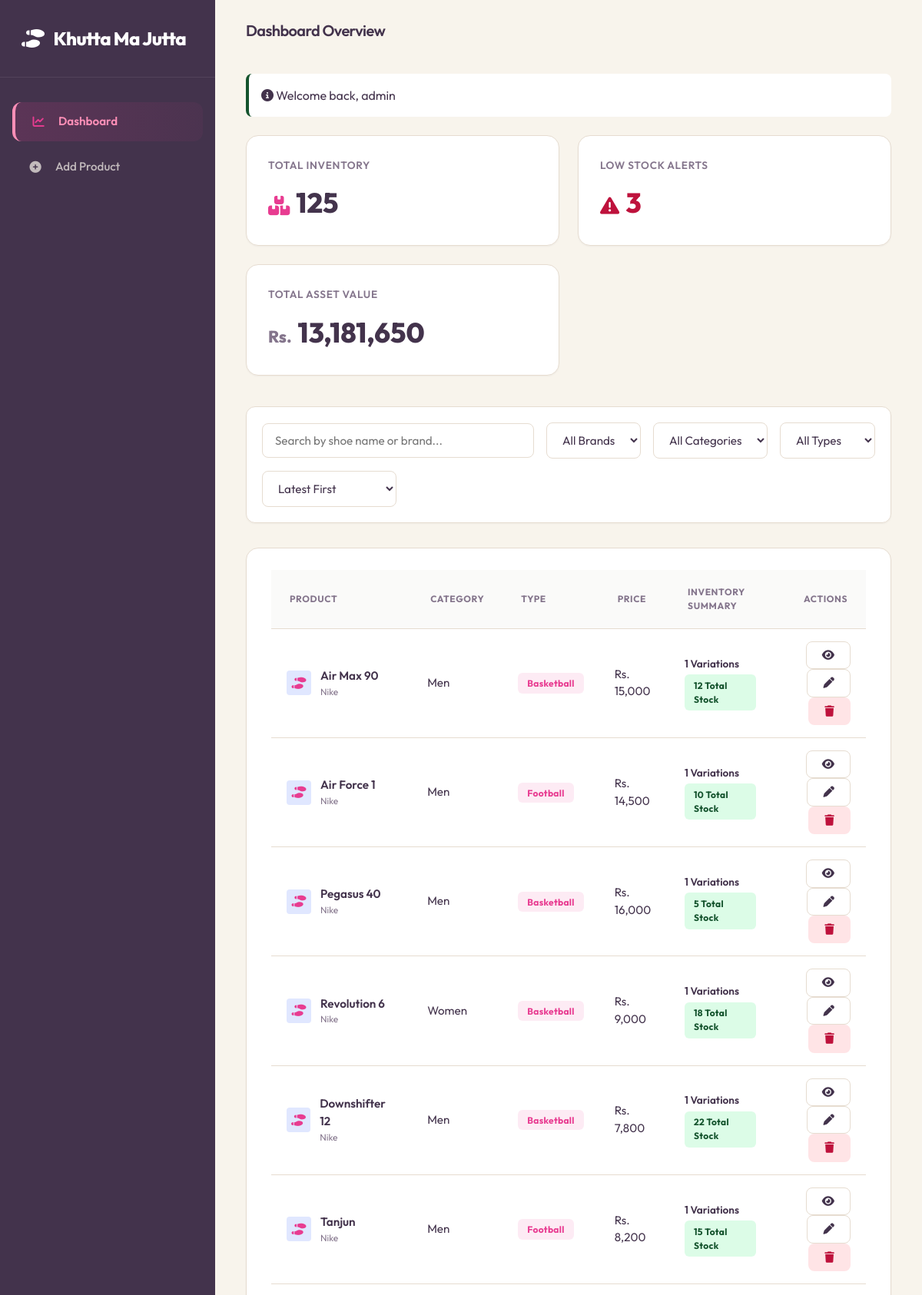
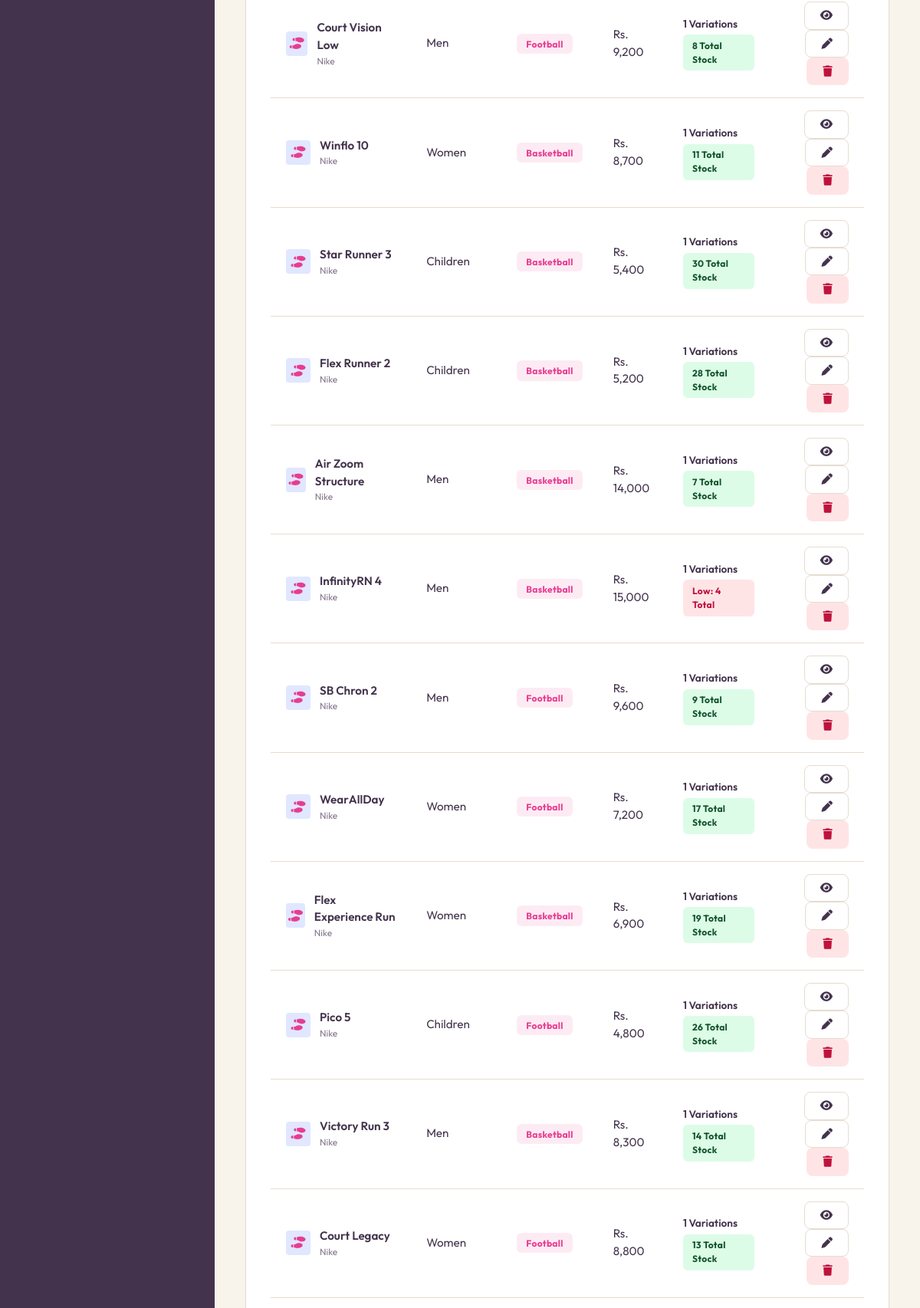
/index.php (signed in, upper part), run on the app's committed database (2 pictures, top to bottom).
### tables this page shows
CREATE TABLE IF NOT EXISTS shoes (
    id INT AUTO_INCREMENT PRIMARY KEY,
    name VARCHAR(255) NOT NULL,
    brand_id INT,
    type_id INT,
    category_id INT,
    price DECIMAL(10, 2) NOT NULL,
    description TEXT,
    created_at TIMESTAMP DEFAULT CURRENT_TIMESTAMP,
    FOREIGN KEY (brand_id) REFERENCES brands(id) ON DELETE SET NULL,
    FOREIGN KEY (type_id) REFERENCES shoe_types(id) ON DELETE SET NULL,
    FOREIGN KEY (category_id) REFERENCES categories(id) ON DELETE SET NULL
);

CREATE TABLE IF NOT EXISTS brands (
    id INT AUTO_INCREMENT PRIMARY KEY,
    name VARCHAR(100) NOT NULL UNIQUE
);

CREATE TABLE IF NOT EXISTS categories (
    id INT AUTO_INCREMENT PRIMARY KEY,
    name VARCHAR(50) NOT NULL UNIQUE
);

CREATE TABLE IF NOT EXISTS shoe_types (
    id INT AUTO_INCREMENT PRIMARY KEY,
    name VARCHAR(100) NOT NULL UNIQUE
);

### public/index.php (called while the page is built, shortened)
<?php
require_once __DIR__ . '/../config/db.php';
require_once __DIR__ . '/../includes/functions.php';
$total_shoes = $pdo->query("SELECT COUNT(*) FROM shoes")->fetchColumn();
$low_stock = $pdo->query("SELECT COUNT(*) FROM shoe_variants WHERE stock_quantity < 5")->fetchColumn();
$total_value = $pdo->query("
    SELECT SUM(s.price * v.stock_quantity)
    FROM shoes s
    JOIN shoe_variants v ON s.id = v.shoe_id
")->fetchColumn();
$brands = $pdo->query("SELECT * FROM brands ORDER BY name")->fetchAll();
$types = $pdo->query("SELECT * FROM shoe_types ORDER BY name")->fetchAll();
$categories = $pdo->query("SELECT * FROM categories ORDER BY name")->fetchAll();
$query = "SELECT s.*,
                 b.name AS brand_name,
                 t.name AS type_name,
                 c.name AS category_name,
                 SUM(v.stock_quantity) as total_stock,
                 GROUP_CONCAT(DISTINCT v.size ORDER BY v.size ASC SEPARATOR ', ') as sizes,
                 GROUP_CONCAT(DISTINCT CONCAT(col.name, '|', col.hex_code) SEPARATOR ';;') as color_data
          FROM shoes s
          LEFT JOIN brands b ON s.brand_id = b.id
          LEFT JOIN shoe_types t ON s.type_id = t.id
          LEFT JOIN categories c ON s.category_id = c.id
          LEFT JOIN shoe_variants v ON s.id = v.shoe_id
          LEFT JOIN colors col ON v.color_id = col.id
          WHERE 1=1";
$params = [];
$order_by = "s.created_at DESC";
$query .= " GROUP BY s.id, b.name, t.name, c.name ORDER BY $order_by";
try {
    $stmt = $pdo->prepare($query);
    $stmt->execute($params);
    $shoes = $stmt->fetchAll();
} catch (PDOException $e) {
    die("Inventory Query Failed: " . $e->getMessage());
}
render_view('inventory/list', [
    'title' => 'Dashboard Overview',
    'page' => 'dashboard',
    'stats' => [
        'total' => $total_shoes,
        'low_stock' => $low_stock,
        'value' => $total_value
    ],
    'shoes' => $shoes,
    'brands' => $brands,
    'types' => $types,
    'categories' => $categories,
    'filters' => $_GET
]);
?>

### templates/inventory/list.php (the view, shortened to what this page needs)
<div class="stats-grid">
    <div class="stat-card">
        <div class="stat-label">Total Inventory</div>
        <div class="stat-value">
            <i class="fa-solid fa-boxes-stacked" style="color: var(--primary); font-size: 0.7em;"></i>
            <?= number_format($stats['total']); ?>
        </div>
    </div>
    <div class="stat-card">
        <div class="stat-label">Low Stock Alerts</div>
        <div class="stat-value" style="color: <?= $stats['low_stock'] > 0 ? 'var(--danger-text)' : 'inherit'; ?>">
            <i class="fa-solid fa-triangle-exclamation" style="font-size: 0.7em;"></i>
            <?= number_format($stats['low_stock']); ?>
        </div>
    </div>
    <div class="stat-card">
        <div class="stat-label">Total Asset Value</div>
        <div class="stat-value">
            <span style="font-size: 0.6em; color: var(--text-muted);">Rs.</span>
            <?= number_format($stats['value']); ?>
        </div>
    </div>
</div>
<div class="filter-bar">
    <div style="flex: 2; min-width: 250px;">
        <input type="text" id="q" name="q" placeholder="Search by shoe name or brand..."
               value="<?= h($filters['q'] ?? ''); ?>" style="width: 100%;">
    </div>
    <div class="filter-group">
        <select id="filter_brand" name="brand_id">
            <option value="">All Brands</option>
        </select>
    </div>
    <div class="filter-group">
        <select id="filter_cat" name="category_id">
            <option value="">All Categories</option>
        </select>
    </div>
    <div class="filter-group">
        <select id="filter_type" name="type_id">
            <option value="">All Types</option>
        </select>
    </div>
    <div class="filter-group">
        <select id="filter_sort" name="sort">
            <option value="latest" <?= ($filters['sort'] ?? '') == 'latest' ? 'selected' : ''; ?>>Latest First</option>
        </select>
    </div>
</div>
<div class="table-container">
    <table>
        <thead>
            <tr>
                <th>Product</th>
                <th>Category</th>
                <th>Type</th>
                <th>Price</th>
                <th>Inventory Summary</th>
                <th style="text-align: right;">Actions</th>
            </tr>
        </thead>
        <tbody id="inventory-body">
            <?php if (count($shoes) > 0): ?>
                <?php foreach ($shoes as $shoe): ?>
                    <?php
                        $stockQty = (int)($shoe['total_stock'] ?? 0);
                        $variantCount = 0;
                        if (!empty($shoe['color_data'])) {
                             $variantCount = count(explode(';;', $shoe['color_data']));
                        }
                    ?>
                    <tr>
                        <td>
                            <div style="display: flex; align-items: center; gap: 0.75rem;">
                                <div style="width: 32px; height: 32px; background: #e0e7ff; border-radius: 4px; display: flex; align-items: center; justify-content: center; color: var(--primary);">
                                    <i class="fa-solid fa-shoe-prints"></i>
                                </div>
                                <div>
                                    <div style="font-weight: 600;"><?= h($shoe['name']); ?></div>
                                    <div style="font-size: 0.75rem; color: var(--text-muted);"><?= h($shoe['brand_name']); ?></div>
                                </div>
                            </div>
                        </td>
                        <td><?= h($shoe['category_name']); ?></td>
                        <td><span class="badge badge-primary"><?= h($shoe['type_name']); ?></span></td>
                        <td>Rs. <?= number_format($shoe['price']); ?></td>
                        <td>
                            <div style="display: flex; flex-direction: column; gap: 4px;">
                                <span style="font-size: 0.85rem; font-weight: 600;"><?= $variantCount; ?> Variations</span>
                                <?php if ($stockQty < 5): ?>
                                    <span class="badge badge-danger">Low: <?= $stockQty; ?> Total</span>
                                <?php else: ?>
                                    <span class="badge badge-success"><?= $stockQty; ?> Total Stock</span>
                                <?php endif; ?>
                            </div>
                        </td>
                        <td style="text-align: right;">
                            <button type="button" class="btn btn-secondary view-variants-btn"
                                    data-id="<?= $shoe['id']; ?>"
                                    data-name="<?= h($shoe['name']); ?>"
                                    title="View Details">
                                <i class="fa-solid fa-eye"></i>
                            </button>
                            <a href="edit.php?id=<?= $shoe['id']; ?>" class="btn btn-secondary" title="Edit">
                                <i class="fa-solid fa-pen"></i>
                            </a>
                            <?php if ($_SESSION['role'] === 'admin' || $_SESSION['role'] === 'superadmin'): ?>
                                <form action="delete.php" method="POST" onsubmit="return confirm('Are you sure?');" style="display:inline;">
                                    <button type="submit" class="btn btn-danger" title="Delete">
                                        <i class="fa-solid fa-trash"></i>
                                    </button>
                                </form>
                            <?php endif; ?>
                        </td>
                    </tr>
                <?php endforeach; ?>
            <?php endif; ?>
        </tbody>
    </table>
</div>

### includes/functions.php (shortened to what this page needs)
<?php
function h($string) {
    return htmlspecialchars($string ?? '', ENT_QUOTES, 'UTF-8');
}
function is_logged_in() {
    return isset($_SESSION['user_id']);
}
function get_flash() {
    if (isset($_SESSION['flash'])) {
        $flash = $_SESSION['flash'];
        return $flash;
    }
    return null;
}
function render_view($templatePath, $data = [], $layout = 'layout') {
    extract($data);
    $viewFile = __DIR__ . '/../templates/' . $templatePath . '.php';
    if (file_exists($viewFile)) {
        require $viewFile;
    } else {
        echo "<p>Error: View file <code>$templatePath</code> not found.</p>";
    }
    $content = ob_get_clean();
    if ($layout) {
        $layoutFile = __DIR__ . '/../templates/' . $layout . '.php';
        if (file_exists($layoutFile)) {
            require $layoutFile;
        } else {
            echo $content;
            echo "<p>Error: Layout file <code>$layout</code> not found.</p>";
        }
    } else {
        echo $content;
    }
}
?>

### templates/layout.php (shortened to what this page needs)
<!DOCTYPE html>
<html lang="en">
<head>
    <link href="https://cdnjs.cloudflare.com/ajax/libs/font-awesome/6.4.0/css/all.min.css" rel="stylesheet">
    <link rel="stylesheet" href="../assets/css/style.css">
</head>
<body>
    <?php if (is_logged_in()): ?>
        <aside class="sidebar">
            <div class="sidebar-header">
                <a href="index.php" class="brand">
                    <i class="fa-solid fa-shoe-prints"></i> Khutta Ma Jutta
                </a>
            </div>
            <nav class="nav-links">
                <a href="index.php" class="nav-link <?= ($page ?? '') === 'dashboard' ? 'active' : ''; ?>">
                    <i class="fa-solid fa-chart-line"></i> Dashboard
                </a>
                <a href="add.php" class="nav-link <?= ($page ?? '') === 'add' ? 'active' : ''; ?>">
                    <i class="fa-solid fa-plus-circle"></i> Add Product
                </a>
            </nav>
        </aside>
    <?php endif; ?>
    <div class="main-content">
        <?php if (is_logged_in()): ?>
            <header class="top-bar">
                <h2 style="font-size: 1.25rem; font-weight: 600;"><?= h($title ?? 'Dashboard'); ?></h2>
            </header>
        <?php endif; ?>
        <div class="content-scroll">
            <?php $msg = get_flash(); if ($msg): ?>
                <div class="alert alert-<?= $msg['type']; ?>" style="margin-bottom: 1.5rem; padding: 1rem; border-radius: 0.5rem; background: var(--bg-surface); border-left: 4px solid var(--<?= $msg['type'] === 'success' ? 'success-text' : 'danger-text' ?>);">
                    <i class="fa-solid fa-info-circle"></i> <?= h($msg['message']); ?>
                </div>
            <?php endif; ?>
            <?= $content; ?>
        </div>
    </div>
</body>
</html>

### data on the page
shoes: name "Air Max 90", brand.name "Nike", category.name "Men", type.name "Basketball", price "15,000", variantCount "1", stockQty "12"
shoes: name "Air Force 1", brand.name "Nike", category.name "Men", type.name "Football", price "14,500", variantCount "1", stockQty "10"
shoes: name "Pegasus 40", brand.name "Nike", category.name "Men", type.name "Basketball", price "16,000", variantCount "1", stockQty "5"
shoes: name "Revolution 6", brand.name "Nike", category.name "Women", type.name "Basketball", price "9,000", variantCount "1", stockQty "18"
shoes: name "Downshifter 12", brand.name "Nike", category.name "Men", type.name "Basketball", price "7,800", variantCount "1", stockQty "22"
shoes: name "Tanjun", brand.name "Nike", category.name "Men", type.name "Football", price "8,200", variantCount "1", stockQty "15"
shoes: name "Court Vision Low", brand.name "Nike", category.name "Men", type.name "Football", price "9,200", variantCount "1", stockQty "8"
shoes: name "Winflo 10", brand.name "Nike", category.name "Women", type.name "Basketball", price "8,700", variantCount "1", stockQty "11"
shoes: name "Star Runner 3", brand.name "Nike", category.name "Children", type.name "Basketball", price "5,400", variantCount "1", stockQty "30"
shoes: name "Flex Runner 2", brand.name "Nike", category.name "Children", type.name "Basketball", price "5,200", variantCount "1", stockQty "28"
shoes: name "Air Zoom Structure", brand.name "Nike", category.name "Men", type.name "Basketball", price "14,000", variantCount "1", stockQty "7"
shoes: name "InfinityRN 4", brand.name "Nike", category.name "Men", type.name "Basketball", price "15,000", variantCount "1", stockQty "4"
shoes: name "SB Chron 2", brand.name "Nike", category.name "Men", type.name "Football", price "9,600", variantCount "1", stockQty "9"
shoes: name "WearAllDay", brand.name "Nike", category.name "Women", type.name "Football", price "7,200", variantCount "1", stockQty "17"
shoes: name "Flex Experience Run", brand.name "Nike", category.name "Women", type.name "Basketball", price "6,900", variantCount "1", stockQty "19"
shoes: name "Pico 5", brand.name "Nike", category.name "Children", type.name "Football", price "4,800", variantCount "1", stockQty "26"
shoes: name "Victory Run 3", brand.name "Nike", category.name "Men", type.name "Basketball", price "8,300", variantCount "1", stockQty "14"
shoes: name "Court Legacy", brand.name "Nike", category.name "Women", type.name "Football", price "8,800", variantCount "1", stockQty "13"

### other printed values
$title "Dashboard Overview"
$msg['message'] "Welcome back, admin"
$stats['total'] "125"
$stats['low_stock'] "3"
$stats['value'] "13,181,650"
